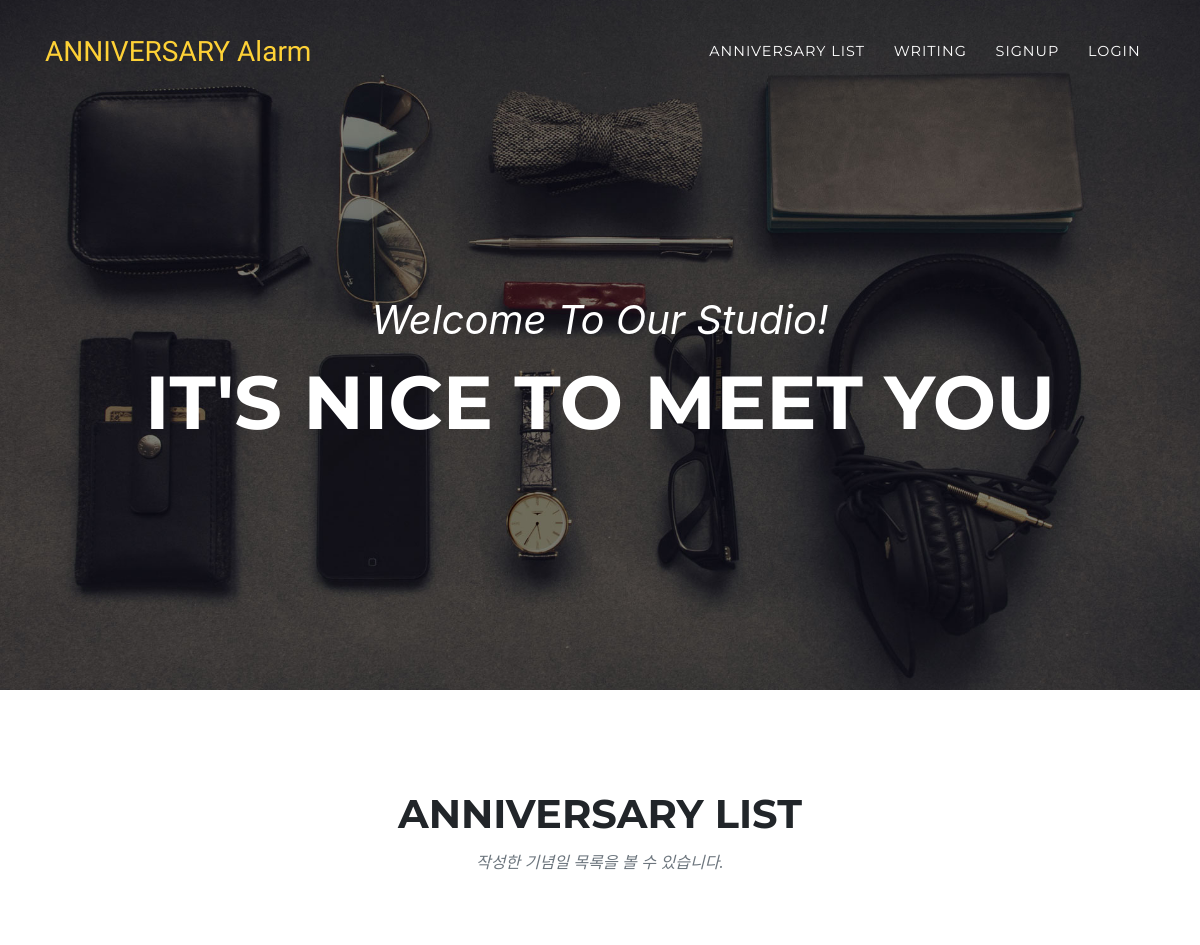
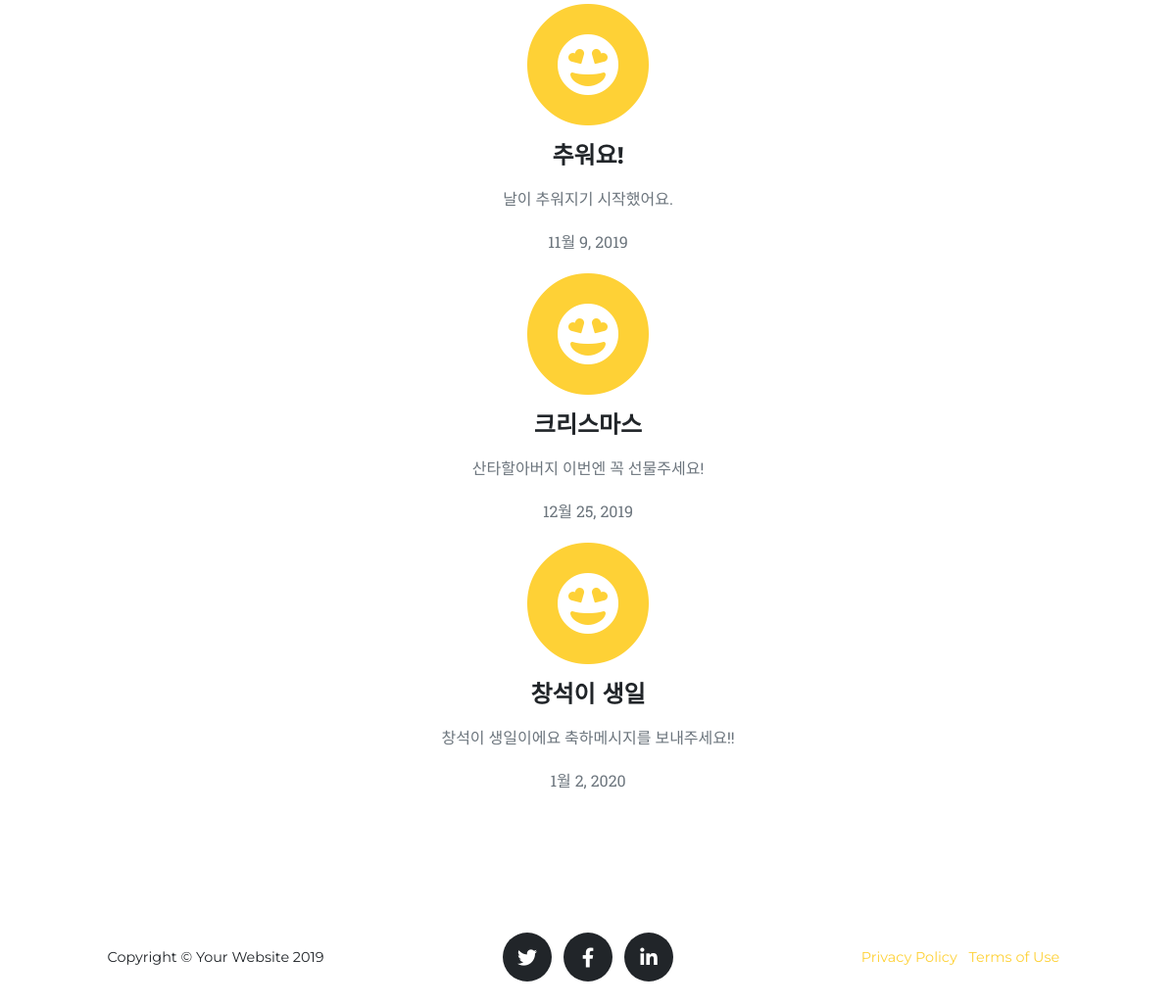
Page /list/ on the committed database (2 pictures, top to bottom).
### main/models.py (models this page shows, shortened)
class AnniversaryPosts(models.Model):
    title = models.CharField(max_length=100, verbose_name='기념일 제목')
    content = models.CharField(max_length=500, verbose_name='메시지 내용')
    Anniversary_date = models.DateField('기념일')
    Anniversary_email = models.EmailField(blank=True)
    Anniversary_phone = PhoneField(blank=True)
    class Meta:
        ordering = ['Anniversary_date']

### main/views.py (the view)
# urls.py: path('list/', views.AnniversaryList.as_view(), name='list'),
class AnniversaryList(ListView):
    model = AnniversaryPosts
    fields = '__all__'
    template_name = 'main/anniversary_list.html'

### main/templates/main/anniversary_list.html (shortened to what this page needs)
{% extends 'base.html' %}
{% block content %}
    <section class="page-section" id="services">
        <div class="container">
            <div class="row">
                <div class="col-lg-12 text-center">
                    <h2 class="section-heading text-uppercase">Anniversary List</h2>
                    <h3 class="section-subheading text-muted">작성한 기념일 목록을 볼 수 있습니다.</h3>
                </div>
            </div>
            {% for list in object_list %}
                <div class="row text-center">
                    <div class="col">
          <span class="fa-stack fa-4x">
            <i class="fas fa-circle fa-stack-2x text-primary"></i>
              <i class="fas fa-grin-hearts fa-stack-1x fa-inverse"></i>
          </span>
                        <h4 class="service-heading">{{ list.title }}</h4>
                        <p class="text-muted">{{ list.content }}</p>
                        <p class="text-muted">{{ list.Anniversary_date }}</p>
                    </div>
                </div>
            {% endfor %}
        </div>
    </section>
{% endblock %}

### templates/base.html (shortened to what this page needs)
{% load staticfiles %}
<!doctype html>
<html lang="en">
<head>
    <link href="{% static 'css/bootstrap.min.css' %}" rel="stylesheet">
    <link href="{% static 'vendor/fontawesome-free/css/all.min.css' %}" rel="stylesheet" type="text/css">
    <link href="{% static 'css/agency.min.css' %}" rel="stylesheet">
</head>
<body id="page-top">
{% block navbar %}
    <nav class="navbar navbar-expand-lg navbar-dark fixed-top" id="mainNav">
        <div class="container">
            <a class="navbar-brand js-scroll-trigger" href="/">ANNIVERSARY Alarm</a>
            <div class="collapse navbar-collapse" id="navbarResponsive">
                <ul class="navbar-nav text-uppercase ml-auto">
                    <li class="nav-item">
                        <a class="nav-link" href="{% url 'list' %}">ANNIVERSARY List</a>
                    </li>
                    <li class="nav-item">
                        <a class="nav-link" href="{% url 'create' %}">Writing</a>
                    </li>
                    {% if user.is_authenticated %}
                        <li class="nav-item">
                            <a class="nav-link" href="#">{{ user.username }}님 환영합니다.</a>
                        </li>
                        <li class="nav-item">
                            <a class="nav-link" href="{% url 'logout' %}" onclick="alert('{{ user.username }}님 로그아웃 되었습니다.')">Logout</a>
                        </li>
                    {% else %}
                        <li class="nav-item">
                            <a class="nav-link" href="{% url 'signup' %}">Signup</a>
                        </li>
                        <li class="nav-item">
                            <a class="nav-link" href="{% url 'login' %}">Login</a>
                        </li>
                    {% endif %}
                </ul>
            </div>
        </div>
    </nav>
{% endblock %}
{% block header %}
    <header class="masthead">
        <div class="container">
            <div class="intro-text">
                <div class="intro-lead-in">Welcome To Our Studio!</div>
                <div class="intro-heading text-uppercase">It's Nice To Meet You</div>
            </div>
        </div>
    </header>
{% endblock %}
{% block content %}
{% endblock %}
{% block footer %}
    <footer class="footer">
        <div class="container">
            <div class="row align-items-center">
                <div class="col-md-4">
                    <span class="copyright">Copyright &copy; Your Website 2019</span>
                </div>
                <div class="col-md-4">
                    <ul class="list-inline social-buttons">
                        <li class="list-inline-item">
                            <a href="#">
                                <i class="fab fa-twitter"></i>
                            </a>
                        </li>
                        <li class="list-inline-item">
                            <a href="#">
                                <i class="fab fa-facebook-f"></i>
                            </a>
                        </li>
                        <li class="list-inline-item">
                            <a href="#">
                                <i class="fab fa-linkedin-in"></i>
                            </a>
                        </li>
                    </ul>
                </div>
                <div class="col-md-4">
                    <ul class="list-inline quicklinks">
                        <li class="list-inline-item">
                            <a href="#">Privacy Policy</a>
                        </li>
                        <li class="list-inline-item">
                            <a href="#">Terms of Use</a>
                        </li>
                    </ul>
                </div>
            </div>
        </div>
    </footer>
{% endblock %}
</body>
</html>

### rows in the picture
AnniversaryPosts: title "추워요!", content "날이 추워지기 시작했어요.", Anniversary_date "11월 9, 2019"
AnniversaryPosts: title "크리스마스", content "산타할아버지 이번엔 꼭 선물주세요!", Anniversary_date "12월 25, 2019"
AnniversaryPosts: title "창석이 생일", content "창석이 생일이에요 축하메시지를 보내주세요!!", Anniversary_date "1월 2, 2020"
